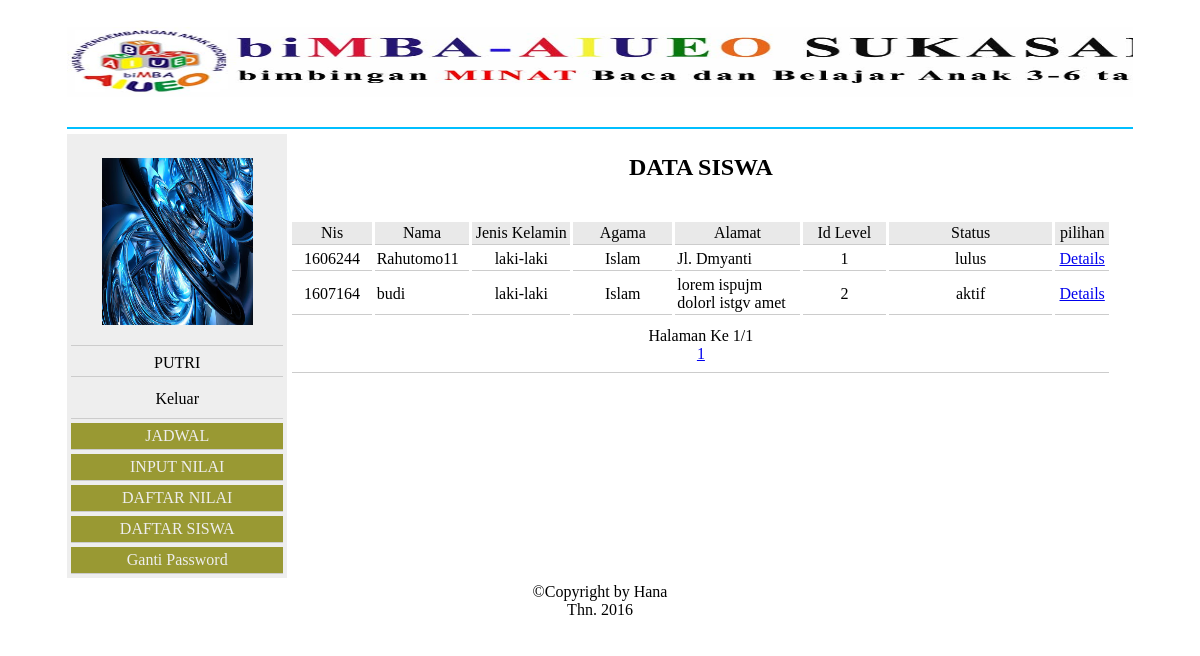
The page /guru/?page=daftar_siswa (signed in) on the database as committed earlier.
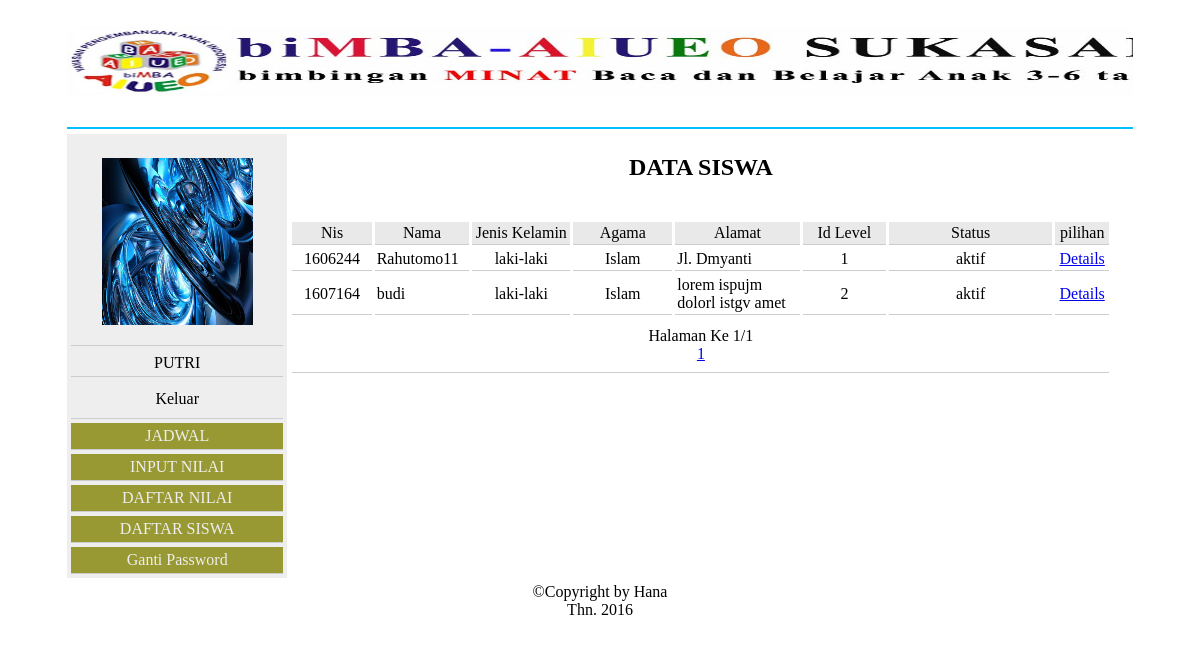
The same page on the database as committed later.
### tables this page shows
CREATE TABLE IF NOT EXISTS `siswa` (
  `nis` varchar(12) NOT NULL,
  `nm_siswa` varchar(25) NOT NULL,
  `tmptlahir_siswa` varchar(20) NOT NULL,
  `tgllahir_siswa` date NOT NULL,
  `jns_kel` enum('laki-laki','perempuan') NOT NULL,
  `agama` varchar(10) NOT NULL,
  `alamat` text NOT NULL,
  `foto` text NOT NULL,
  `nm_ayah` varchar(25) NOT NULL,
  `agama_ayah` varchar(10) NOT NULL,
  `krj_ayah` varchar(25) NOT NULL,
  `no_ayah` varchar(12) NOT NULL,
  `nm_ibu` varchar(25) NOT NULL,
  `agama_ibu` varchar(10) NOT NULL,
  `krj_ibu` varchar(25) NOT NULL,
  `no_ibu` varchar(12) NOT NULL,
  `id_level` int(11) NOT NULL,
  `id_admin` int(11) NOT NULL,
  `status` varchar(20) NOT NULL,
  PRIMARY KEY (`nis`)
);

### guru/data_siswa.php (the view, shortened to what this page needs)
<h2 align="center">DATA SISWA </h2>
<br style="clear:both" />
<div id="boxtabel">
<table width="99%" cellpadding="2" align="center" cellspacing="3" border="0">
<tr bgcolor="#E9E9E9">
    <td width="68"><div align="center">Nis</div></td>
    <td width="64"><div align="center">Nama</div></td>
    <td width="85"><div align="center">Jenis Kelamin</div></td>
    <td width="86"><div align="center">Agama</div></td>
    <td width="109"><div align="center">Alamat</div></td>
    <td width="72"><div align="center">Id Level</div></td>
    <td width="144"><div align="center">Status</div></td>
    <td colspan="2"><div align="center">pilihan</div></td>
  </tr>
  <?php
    $nip=$_SESSION['nip-guru'];
if(isset($_GET['hal'])){
$hal=$_GET['hal'];
}else{
$hal=1;
}
$max=25;
$dari=($hal*$max)-$max;
	  $str=mysql_query("select * from siswa a
	  inner join jadwal b on a.nis=b.nis
	  inner join guru c on b.nip=c.nip
	  where b.nip='$nip'
	   GROUP BY a.nis limit $dari,$max");
while($dt_siswa=mysql_fetch_array($str)){
?>
  <tr>
    <td><div align="center"><?php echo $dt_siswa[0]; ?></div></td>
    <td><div align="left"><?php echo $dt_siswa[1]; ?></div></td>
    <td><div align="center"><?php echo $dt_siswa[4]; ?></div></td>
    <td><div align="center"><?php echo $dt_siswa[5]; ?></div></td>
    <td><?php echo $dt_siswa[6]; ?></td>
    <td><div align="center"><?php echo $dt_siswa[16]; ?></div></td>
    <td><div align="center"><?php echo $dt_siswa['status']; ?></div></td>
    <td width="31"><div align="center"><a href="?page=detail_siswa&nis=<?php echo $dt_siswa[0]; ?>">Details</a></div></td>
    </tr>
<?php
}
?>
<tr>
<td height="50" align="center" colspan="12">
<?php
$str2=mysql_query("select * from siswa");
$jml=mysql_num_rows($str2);
$hasil=ceil($jml/$max);
echo"Halaman Ke $hal/$hasil <br />";
for($a=1;$a<=$hasil;$a++){
	echo"&nbsp&nbsp<a href='?page=siswa&hal=$a'>$a</a>&nbsp&nbsp";
}
?>
</td>
</tr>
</table>
</div>

Rows that differ between the two databases and show on the page:
changed siswa "Rahutomo11": status "lulus" → "aktif"
